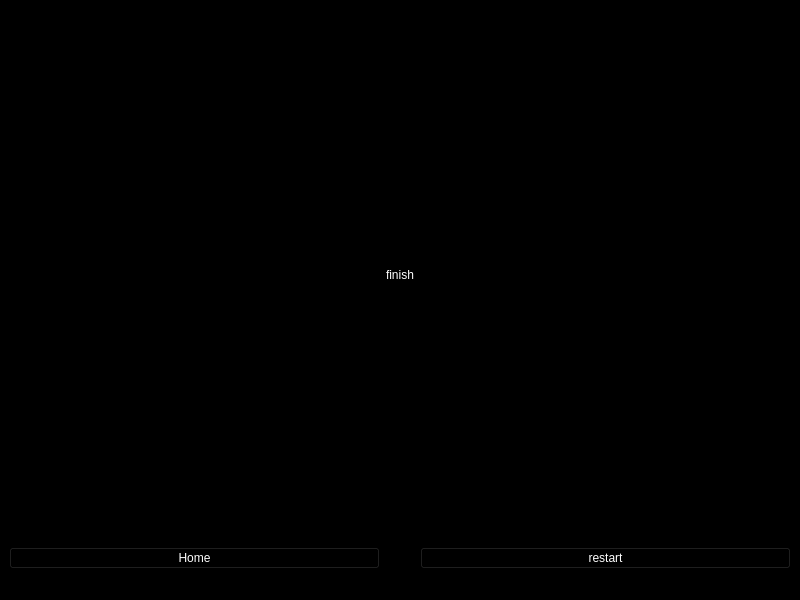
<?xml version="1.0" encoding="UTF-8"?>
<ui version="4.0">
 <class>MainWindow</class>
 <widget class="QMainWindow" name="MainWindow">
  <property name="geometry">
   <rect>
    <x>0</x>
    <y>0</y>
    <width>800</width>
    <height>600</height>
   </rect>
  </property>
  <property name="windowTitle">
   <string>MainWindow</string>
  </property>
  <property name="styleSheet">
   <string notr="true">background-color: rgb(0, 0, 0);</string>
  </property>
  <widget class="QWidget" name="centralwidget">
   <layout class="QGridLayout" name="gridLayout">
    <item row="7" column="2">
     <widget class="QPushButton" name="restart">
      <property name="styleSheet">
       <string notr="true">color: rgb(255, 255, 255);
font: 20pt &quot;Arial&quot;;</string>
      </property>
      <property name="text">
       <string>restart</string>
      </property>
     </widget>
    </item>
    <item row="5" column="1">
     <spacer name="verticalSpacer_4">
      <property name="orientation">
       <enum>Qt::Vertical</enum>
      </property>
      <property name="sizeHint" stdset="0">
       <size>
        <width>20</width>
        <height>40</height>
       </size>
      </property>
     </spacer>
    </item>
    <item row="7" column="0">
     <widget class="QPushButton" name="home">
      <property name="styleSheet">
       <string notr="true">color: rgb(255, 255, 255);
font: 20pt &quot;Arial&quot;;</string>
      </property>
      <property name="text">
       <string>Home</string>
      </property>
     </widget>
    </item>
    <item row="0" column="1">
     <spacer name="verticalSpacer_5">
      <property name="orientation">
       <enum>Qt::Vertical</enum>
      </property>
      <property name="sizeHint" stdset="0">
       <size>
        <width>20</width>
        <height>40</height>
       </size>
      </property>
     </spacer>
    </item>
    <item row="2" column="2">
     <spacer name="horizontalSpacer_2">
      <property name="orientation">
       <enum>Qt::Horizontal</enum>
      </property>
      <property name="sizeHint" stdset="0">
       <size>
        <width>40</width>
        <height>20</height>
       </size>
      </property>
     </spacer>
    </item>
    <item row="2" column="0">
     <spacer name="horizontalSpacer">
      <property name="orientation">
       <enum>Qt::Horizontal</enum>
      </property>
      <property name="sizeHint" stdset="0">
       <size>
        <width>40</width>
        <height>20</height>
       </size>
      </property>
     </spacer>
    </item>
    <item row="1" column="1">
     <spacer name="verticalSpacer">
      <property name="orientation">
       <enum>Qt::Vertical</enum>
      </property>
      <property name="sizeHint" stdset="0">
       <size>
        <width>20</width>
        <height>40</height>
       </size>
      </property>
     </spacer>
    </item>
    <item row="6" column="1">
     <spacer name="verticalSpacer_2">
      <property name="orientation">
       <enum>Qt::Vertical</enum>
      </property>
      <property name="sizeHint" stdset="0">
       <size>
        <width>20</width>
        <height>40</height>
       </size>
      </property>
     </spacer>
    </item>
    <item row="2" column="1">
     <widget class="QLabel" name="adhd_score">
      <property name="styleSheet">
       <string notr="true">font: 36pt &quot;Arial&quot;;
color: rgb(255, 255, 255);</string>
      </property>
      <property name="text">
       <string>finish</string>
      </property>
     </widget>
    </item>
   </layout>
  </widget>
  <widget class="QStatusBar" name="statusbar"/>
 </widget>
 <resources/>
 <connections/>
</ui>
